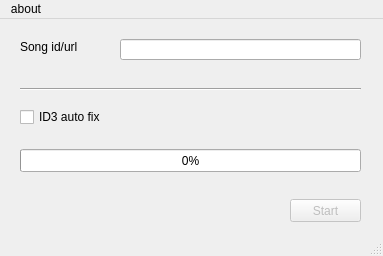
<?xml version="1.0" encoding="UTF-8"?>
<ui version="4.0">
 <class>MainWindow</class>
 <widget class="QMainWindow" name="MainWindow">
  <property name="enabled">
   <bool>true</bool>
  </property>
  <property name="geometry">
   <rect>
    <x>0</x>
    <y>0</y>
    <width>383</width>
    <height>256</height>
   </rect>
  </property>
  <property name="windowTitle">
   <string>MainWindow</string>
  </property>
  <widget class="QWidget" name="centralwidget">
   <widget class="QLineEdit" name="lineEdit">
    <property name="geometry">
     <rect>
      <x>120</x>
      <y>20</y>
      <width>241</width>
      <height>21</height>
     </rect>
    </property>
   </widget>
   <widget class="Line" name="line">
    <property name="geometry">
     <rect>
      <x>20</x>
      <y>60</y>
      <width>341</width>
      <height>21</height>
     </rect>
    </property>
    <property name="orientation">
     <enum>Qt::Horizontal</enum>
    </property>
   </widget>
   <widget class="QCheckBox" name="checkBox">
    <property name="geometry">
     <rect>
      <x>20</x>
      <y>90</y>
      <width>101</width>
      <height>16</height>
     </rect>
    </property>
    <property name="text">
     <string>ID3 auto fix</string>
    </property>
   </widget>
   <widget class="QLabel" name="label">
    <property name="geometry">
     <rect>
      <x>20</x>
      <y>20</y>
      <width>71</width>
      <height>16</height>
     </rect>
    </property>
    <property name="text">
     <string>Song id/url</string>
    </property>
   </widget>
   <widget class="QProgressBar" name="progressBar">
    <property name="geometry">
     <rect>
      <x>20</x>
      <y>130</y>
      <width>341</width>
      <height>23</height>
     </rect>
    </property>
    <property name="value">
     <number>0</number>
    </property>
    <property name="alignment">
     <set>Qt::AlignCenter</set>
    </property>
    <property name="textVisible">
     <bool>true</bool>
    </property>
    <property name="textDirection">
     <enum>QProgressBar::TopToBottom</enum>
    </property>
   </widget>
   <widget class="QPushButton" name="pushButton">
    <property name="enabled">
     <bool>false</bool>
    </property>
    <property name="geometry">
     <rect>
      <x>290</x>
      <y>180</y>
      <width>71</width>
      <height>23</height>
     </rect>
    </property>
    <property name="text">
     <string>Start</string>
    </property>
   </widget>
  </widget>
  <widget class="QMenuBar" name="menubar">
   <property name="geometry">
    <rect>
     <x>0</x>
     <y>0</y>
     <width>383</width>
     <height>23</height>
    </rect>
   </property>
   <widget class="QMenu" name="menuAbout">
    <property name="title">
     <string>about</string>
    </property>
    <addaction name="actionST_Explorer"/>
    <addaction name="actionAuthor"/>
    <addaction name="separator"/>
    <addaction name="actionAn_example"/>
   </widget>
   <addaction name="menuAbout"/>
  </widget>
  <widget class="QStatusBar" name="statusbar"/>
  <action name="actionST_Explorer">
   <property name="checkable">
    <bool>false</bool>
   </property>
   <property name="checked">
    <bool>false</bool>
   </property>
   <property name="enabled">
    <bool>true</bool>
   </property>
   <property name="text">
    <string>ST Explorer</string>
   </property>
  </action>
  <action name="actionAn_example">
   <property name="text">
    <string>an example</string>
   </property>
  </action>
  <action name="actionAuthor">
   <property name="text">
    <string>author</string>
   </property>
  </action>
 </widget>
 <resources/>
 <connections>
  <connection>
   <sender>pushButton</sender>
   <signal>clicked()</signal>
   <receiver>MainWindow</receiver>
   <slot>start()</slot>
   <hints>
    <hint type="sourcelabel">
     <x>292</x>
     <y>209</y>
    </hint>
    <hint type="destinationlabel">
     <x>250</x>
     <y>213</y>
    </hint>
   </hints>
  </connection>
  <connection>
   <sender>actionAn_example</sender>
   <signal>triggered()</signal>
   <receiver>MainWindow</receiver>
   <slot>menuExample()</slot>
   <hints>
    <hint type="sourcelabel">
     <x>-1</x>
     <y>-1</y>
    </hint>
    <hint type="destinationlabel">
     <x>191</x>
     <y>127</y>
    </hint>
   </hints>
  </connection>
 </connections>
 <slots>
  <slot>start()</slot>
  <slot>menuExample()</slot>
 </slots>
</ui>
